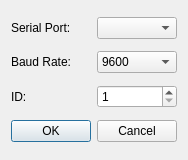
<?xml version="1.0" encoding="UTF-8"?>
<ui version="4.0">
 <class>SettingsDialog</class>
 <widget class="QDialog" name="SettingsDialog">
  <property name="geometry">
   <rect>
    <x>0</x>
    <y>0</y>
    <width>186</width>
    <height>160</height>
   </rect>
  </property>
  <property name="windowTitle">
   <string>Settings</string>
  </property>
  <layout class="QGridLayout" name="gridLayout">
   <item row="1" column="0">
    <widget class="QLabel" name="baudRateLabel">
     <property name="text">
      <string>Baud Rate:</string>
     </property>
    </widget>
   </item>
   <item row="1" column="1">
    <widget class="QComboBox" name="baudRateBox">
     <item>
      <property name="text">
       <string>9600</string>
      </property>
     </item>
     <item>
      <property name="text">
       <string>19200</string>
      </property>
     </item>
     <item>
      <property name="text">
       <string>38400</string>
      </property>
     </item>
     <item>
      <property name="text">
       <string>57600</string>
      </property>
     </item>
     <item>
      <property name="text">
       <string>115200</string>
      </property>
     </item>
    </widget>
   </item>
   <item row="0" column="0">
    <widget class="QLabel" name="portLabel">
     <property name="text">
      <string>Serial Port:</string>
     </property>
    </widget>
   </item>
   <item row="3" column="0" colspan="2">
    <widget class="QDialogButtonBox" name="buttonBox">
     <property name="orientation">
      <enum>Qt::Horizontal</enum>
     </property>
     <property name="standardButtons">
      <set>QDialogButtonBox::Cancel|QDialogButtonBox::Ok</set>
     </property>
     <property name="centerButtons">
      <bool>true</bool>
     </property>
    </widget>
   </item>
   <item row="0" column="1">
    <widget class="QComboBox" name="portBox"/>
   </item>
   <item row="2" column="0">
    <widget class="QLabel" name="idLabel">
     <property name="text">
      <string>ID:</string>
     </property>
    </widget>
   </item>
   <item row="2" column="1">
    <widget class="QSpinBox" name="idSpinBox">
     <property name="minimum">
      <number>1</number>
     </property>
     <property name="maximum">
      <number>127</number>
     </property>
    </widget>
   </item>
  </layout>
 </widget>
 <resources/>
 <connections>
  <connection>
   <sender>buttonBox</sender>
   <signal>accepted()</signal>
   <receiver>SettingsDialog</receiver>
   <slot>accept()</slot>
   <hints>
    <hint type="sourcelabel">
     <x>248</x>
     <y>254</y>
    </hint>
    <hint type="destinationlabel">
     <x>157</x>
     <y>274</y>
    </hint>
   </hints>
  </connection>
  <connection>
   <sender>buttonBox</sender>
   <signal>rejected()</signal>
   <receiver>SettingsDialog</receiver>
   <slot>reject()</slot>
   <hints>
    <hint type="sourcelabel">
     <x>316</x>
     <y>260</y>
    </hint>
    <hint type="destinationlabel">
     <x>286</x>
     <y>274</y>
    </hint>
   </hints>
  </connection>
 </connections>
</ui>
